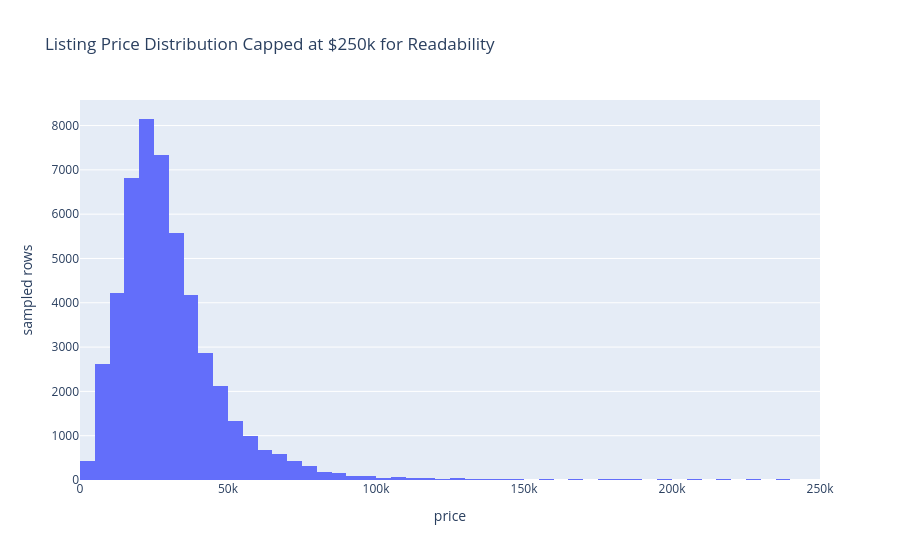

This figure's notebook cell:
### Code cell
fig = px.histogram(
    listings_sample[listings_sample['price'].between(1, 250_000)],
    x='price',
    nbins=80,
    title='Listing Price Distribution Capped at $250k for Readability',
)
fig.update_layout(xaxis_title='price', yaxis_title='sampled rows')
fig.show()

### Figure 1 — Plotly figure (JSON) as saved in the notebook; plotly's stock layout.template omitted (floating-point values rounded to 4 significant figures; data arrays with more than 128 entries replaced by an {"elided": "..."} marker saying what was removed)
{"data": [{"bingroup": "x", "hovertemplate": "price=%{x}<br>count=%{y}<extra></extra>", "legendgroup": "", "marker": {"color": "#636efa", "pattern": {"shape": ""}}, "name": "", "nbinsx": 80, "orientation": "v", "showlegend": false, "x": {"elided": "49810 int values"}, "xaxis": "x", "yaxis": "y", "type": "histogram"}], "layout": {"xaxis": {"anchor": "y", "domain": [0.0, 1.0], "title": {"text": "price"}}, "yaxis": {"anchor": "x", "domain": [0.0, 1.0], "title": {"text": "sampled rows"}}, "legend": {"tracegroupgap": 0}, "title": {"text": "Listing Price Distribution Capped at $250k for Readability"}, "barmode": "relative"}}
